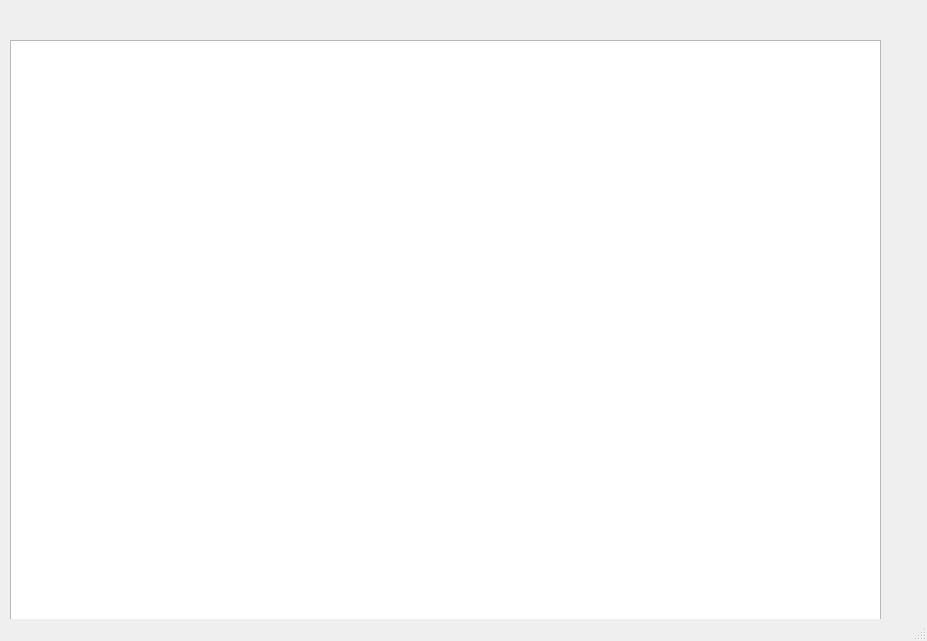
<?xml version="1.0" encoding="UTF-8"?>
<ui version="4.0">
 <class>MainWindow</class>
 <widget class="QMainWindow" name="MainWindow">
  <property name="geometry">
   <rect>
    <x>0</x>
    <y>0</y>
    <width>927</width>
    <height>641</height>
   </rect>
  </property>
  <property name="windowTitle">
   <string>MainWindow</string>
  </property>
  <widget class="QWidget" name="centralwidget">
   <widget class="QTextBrowser" name="textBrowser">
    <property name="geometry">
     <rect>
      <x>10</x>
      <y>40</y>
      <width>871</width>
      <height>771</height>
     </rect>
    </property>
   </widget>
  </widget>
  <widget class="QStatusBar" name="statusbar"/>
 </widget>
 <resources/>
 <connections/>
</ui>
